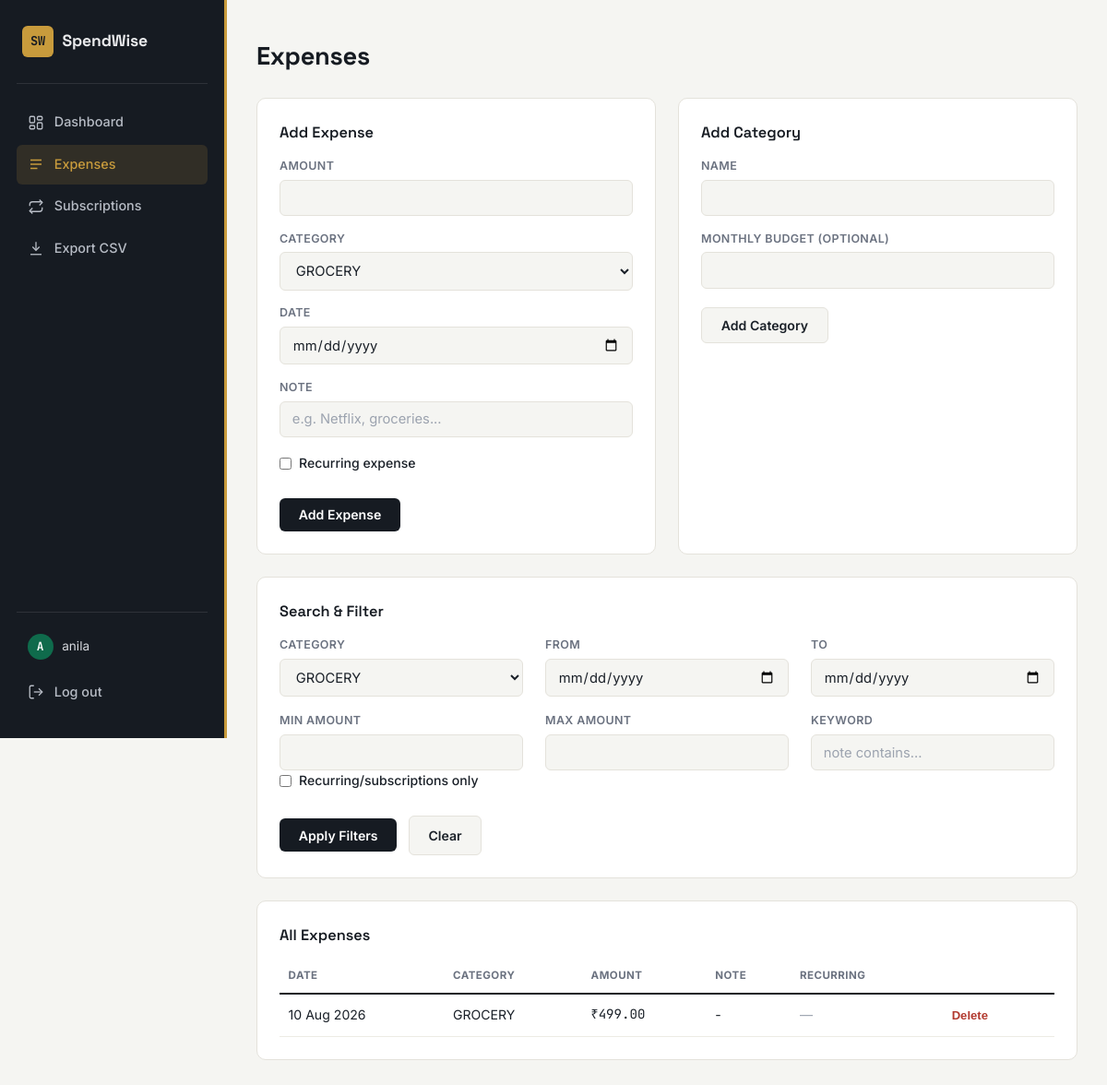
/expenses?category_id=1 (signed in), run on the app's committed database.
### app/models.py (models this page shows, shortened)
class User(UserMixin, db.Model):
    id = db.Column(db.Integer, primary_key=True)
    name = db.Column(db.String(100), nullable=False)
    email = db.Column(db.String(150), unique=True, nullable=False)
    password_hash = db.Column(db.String(256), nullable=False)
    categories = db.relationship("Category", backref="user", lazy=True, cascade="all, delete-orphan")
    expenses = db.relationship("Expense", backref="user", lazy=True, cascade="all, delete-orphan")

class Expense(db.Model):
    id = db.Column(db.Integer, primary_key=True)
    amount = db.Column(db.Float, nullable=False)
    note = db.Column(db.String(255), nullable=True)
    date = db.Column(db.Date, nullable=False, default=date.today)
    is_recurring = db.Column(db.Boolean, default=False)
    recurrence_period = db.Column(db.String(20), nullable=True)  # weekly / monthly / yearly
    last_reviewed_date = db.Column(db.Date, nullable=True)
    user_id = db.Column(db.Integer, db.ForeignKey("user.id"), nullable=False)
    category_id = db.Column(db.Integer, db.ForeignKey("category.id"), nullable=False)

class Category(db.Model):
    id = db.Column(db.Integer, primary_key=True)
    name = db.Column(db.String(100), nullable=False)
    monthly_budget = db.Column(db.Float, nullable=True)
    user_id = db.Column(db.Integer, db.ForeignKey("user.id"), nullable=False)
    expenses = db.relationship("Expense", backref="category", lazy=True)

### app/routes/expenses.py (the view)
@expenses_bp.route("/expenses")
@login_required
def list_expenses():
    query = Expense.query.filter_by(user_id=current_user.id)
    category_id = request.args.get("category_id")
    date_from = request.args.get("date_from")
    date_to = request.args.get("date_to")
    min_amount = request.args.get("min_amount")
    max_amount = request.args.get("max_amount")
    recurring_only = request.args.get("recurring_only")
    keyword = request.args.get("keyword", "").strip()
    if category_id:
        query = query.filter_by(category_id=int(category_id))
    if date_from:
        query = query.filter(Expense.date >= datetime.strptime(date_from, "%Y-%m-%d").date())
    if date_to:
        query = query.filter(Expense.date <= datetime.strptime(date_to, "%Y-%m-%d").date())
    if min_amount:
        query = query.filter(Expense.amount >= float(min_amount))
    if max_amount:
        query = query.filter(Expense.amount <= float(max_amount))
    if recurring_only:
        query = query.filter_by(is_recurring=True)
    if keyword:
        query = query.filter(Expense.note.ilike(f"%{keyword}%"))
    expenses = query.order_by(Expense.date.desc()).all()
    categories = Category.query.filter_by(user_id=current_user.id).all()
    return render_template(
        "expenses.html",
        expenses=expenses,
        categories=categories,
        filters=request.args,
    )

### app/__init__.py (called while the page is built)
def create_app():
    app = Flask(__name__)
    app.config.from_object(Config)
    db.init_app(app)
    login_manager.init_app(app)
    login_manager.login_view = "auth.login"
    from app.models import User
    @login_manager.user_loader
    def load_user(user_id):
        return User.query.get(int(user_id))
    from app.routes.auth import auth_bp
    from app.routes.expenses import expenses_bp
    from app.routes.dashboard import dashboard_bp
    app.register_blueprint(auth_bp)
    app.register_blueprint(expenses_bp)
    app.register_blueprint(dashboard_bp)
    with app.app_context():
        db.create_all()
    return app

### app/templates/expenses.html (shortened to what this page needs)
{% extends "base.html" %}
{% block content %}
<h1>Expenses</h1>
<div class="two-col">
    <div class="card">
        <h3>Add Expense</h3>
        <form method="POST" action="{{ url_for('expenses.add_expense') }}">
            <label>Amount</label>
            <input type="number" step="0.01" name="amount" required>
            <label>Category</label>
            <select name="category_id" required>
                {% for cat in categories %}
                    <option value="{{ cat.id }}">{{ cat.name }}</option>
                {% endfor %}
            </select>
            <label>Date</label>
            <input type="date" name="date" value="{{ [] and '' }}">
            <label>Note</label>
            <input type="text" name="note" placeholder="e.g. Netflix, groceries...">
            <label class="checkbox-label">
                <input type="checkbox" name="is_recurring" id="is_recurring"> Recurring expense
            </label>
            <button type="submit" class="btn btn-primary">Add Expense</button>
        </form>
    </div>
    <div class="card">
        <h3>Add Category</h3>
        <form method="POST" action="{{ url_for('expenses.add_category') }}">
            <label>Name</label>
            <input type="text" name="name" required>
            <label>Monthly Budget (optional)</label>
            <input type="number" step="0.01" name="monthly_budget">
            <button type="submit" class="btn btn-secondary">Add Category</button>
        </form>
    </div>
</div>
<div class="card">
    <h3>Search &amp; Filter</h3>
    <form method="GET" action="{{ url_for('expenses.list_expenses') }}" class="filter-form">
        <div class="filter-grid">
            <div>
                <label>Category</label>
                <select name="category_id">
                    {% for cat in categories %}
                        <option value="{{ cat.id }}" {% if filters.get('category_id')|string == cat.id|string %}selected{% endif %}>{{ cat.name }}</option>
                    {% endfor %}
                </select>
            </div>
            <div>
                <label>From</label>
                <input type="date" name="date_from" value="{{ filters.get('date_from', '') }}">
            </div>
            <div>
                <label>To</label>
                <input type="date" name="date_to" value="{{ filters.get('date_to', '') }}">
            </div>
            <div>
                <label>Min Amount</label>
                <input type="number" step="0.01" name="min_amount" value="{{ filters.get('min_amount', '') }}">
            </div>
            <div>
                <label>Max Amount</label>
                <input type="number" step="0.01" name="max_amount" value="{{ filters.get('max_amount', '') }}">
            </div>
            <div>
                <label>Keyword</label>
                <input type="text" name="keyword" placeholder="note contains..." value="{{ filters.get('keyword', '') }}">
            </div>
        </div>
        <label class="checkbox-label">
            <input type="checkbox" name="recurring_only" {% if filters.get('recurring_only') %}checked{% endif %}> Recurring/subscriptions only
        </label>
        <button type="submit" class="btn btn-primary">Apply Filters</button>
        <a href="{{ url_for('expenses.list_expenses') }}" class="btn btn-secondary" style="text-decoration:none;">Clear</a>
    </form>
</div>
<div class="card">
    <h3>All Expenses</h3>
    {% if expenses %}
    <table class="table">
        <thead>
            <tr><th>Date</th><th>Category</th><th>Amount</th><th>Note</th><th>Recurring</th><th></th></tr>
        </thead>
        <tbody>
            {% for e in expenses %}
            <tr>
                <td>{{ e.date.strftime('%d %b %Y') }}</td>
                <td>{{ e.category.name }}</td>
                <td class="amount">₹{{ "%.2f"|format(e.amount) }}</td>
                <td>{{ e.note or "-" }}</td>
                <td>{% if e.is_recurring %}<span class="tag tag-recurring">{{ e.recurrence_period|capitalize }}</span>{% else %}<span class="text-faint">—</span>{% endif %}</td>
                <td>
                    <form method="POST" action="{{ url_for('expenses.delete_expense', expense_id=e.id) }}" onsubmit="return confirm('Delete this expense?');">
                        <button type="submit" class="btn-link">Delete</button>
                    </form>
                </td>
            </tr>
            {% endfor %}
        </tbody>
    </table>
    {% else %}
    <p class="empty-state">No expenses yet. Add your first one above!</p>
    {% endif %}
</div>
{% endblock %}

### app/templates/base.html (shortened to what this page needs)
<!DOCTYPE html>
<html lang="en">
<head>
    <link rel="stylesheet" href="{{ url_for('static', filename='css/style.css') }}">
</head>
<body class="{{ 'has-sidebar' if current_user.is_authenticated else '' }}">
    {% if current_user.is_authenticated %}
    <aside class="sidebar">
        <div class="sidebar-brand">
            <span class="brand-mark">SW</span>
            <span class="brand-name">SpendWise</span>
        </div>
        <nav class="sidebar-nav">
            <a href="{{ url_for('dashboard.index') }}" class="nav-item {{ 'active' if request.endpoint == 'dashboard.index' }}">
                <svg viewBox="0 0 24 24" fill="none" stroke="currentColor" stroke-width="1.75"><rect x="3" y="3" width="7" height="9" rx="1.5"/><rect x="14" y="3" width="7" height="5" rx="1.5"/><rect x="14" y="12" width="7" height="9" rx="1.5"/><rect x="3" y="16" width="7" height="5" rx="1.5"/></svg>
                <span>Dashboard</span>
            </a>
            <a href="{{ url_for('expenses.list_expenses') }}" class="nav-item {{ 'active' if request.endpoint == 'expenses.list_expenses' }}">
                <svg viewBox="0 0 24 24" fill="none" stroke="currentColor" stroke-width="1.75"><path d="M4 6h16M4 12h16M4 18h10"/></svg>
                <span>Expenses</span>
            </a>
            <a href="{{ url_for('dashboard.subscriptions') }}" class="nav-item {{ 'active' if request.endpoint == 'dashboard.subscriptions' }}">
                <svg viewBox="0 0 24 24" fill="none" stroke="currentColor" stroke-width="1.75"><path d="M17 2l4 4-4 4"/><path d="M3 11V9a4 4 0 0 1 4-4h14"/><path d="M7 22l-4-4 4-4"/><path d="M21 13v2a4 4 0 0 1-4 4H3"/></svg>
                <span>Subscriptions</span>
            </a>
            <a href="{{ url_for('dashboard.export_csv') }}" class="nav-item">
                <svg viewBox="0 0 24 24" fill="none" stroke="currentColor" stroke-width="1.75"><path d="M12 3v12"/><path d="M7 10l5 5 5-5"/><path d="M4 21h16"/></svg>
                <span>Export CSV</span>
            </a>
        </nav>
        <div class="sidebar-footer">
            <div class="user-chip">
                <span class="user-avatar">{{ current_user.name[0]|upper }}</span>
                <span class="user-name">{{ current_user.name }}</span>
            </div>
            <a href="{{ url_for('auth.logout') }}" class="nav-item logout">
                <svg viewBox="0 0 24 24" fill="none" stroke="currentColor" stroke-width="1.75"><path d="M9 21H5a2 2 0 0 1-2-2V5a2 2 0 0 1 2-2h4"/><path d="M16 17l5-5-5-5"/><path d="M21 12H9"/></svg>
                <span>Log out</span>
            </a>
        </div>
    </aside>
    {% endif %}
    <main class="main-area">
        <div class="container">
            {% block content %}{% endblock %}
        </div>
    </main>
</body>
</html>

### data on the page
User: name "A", name "anila"
Expense: date "10 Aug 2026", category.name "GROCERY", amount "499.00", note "-"

### other printed values
form field category_id "GROCERY"
